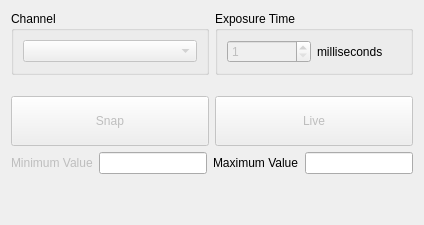
        <widget class="QWidget" name="snap_live_tab">
         <attribute name="title">
          <string>Snap/Live</string>
         </attribute>
         <layout class="QGridLayout" name="gridLayout_40">
          <item row="0" column="0">
           <layout class="QGridLayout" name="gridLayout_9">
            <item row="2" column="0">
             <layout class="QGridLayout" name="gridLayout_20">
              <item row="0" column="0">
               <widget class="QPushButton" name="snap_Button">
                <property name="enabled">
                 <bool>false</bool>
                </property>
                <property name="minimumSize">
                 <size>
                  <width>0</width>
                  <height>50</height>
                 </size>
                </property>
                <property name="text">
                 <string>Snap</string>
                </property>
               </widget>
              </item>
              <item row="0" column="1">
               <widget class="QPushButton" name="live_Button">
                <property name="enabled">
                 <bool>false</bool>
                </property>
                <property name="minimumSize">
                 <size>
                  <width>0</width>
                  <height>50</height>
                 </size>
                </property>
                <property name="text">
                 <string>Live</string>
                </property>
               </widget>
              </item>
             </layout>
            </item>
            <item row="3" column="0">
             <layout class="QGridLayout" name="gridLayout_18">
              <item row="0" column="0">
               <widget class="QLabel" name="label_18">
                <property name="enabled">
                 <bool>false</bool>
                </property>
                <property name="text">
                 <string>Minimum Value</string>
                </property>
               </widget>
              </item>
              <item row="0" column="3">
               <widget class="QLineEdit" name="max_val_lineEdit">
                <property name="readOnly">
                 <bool>true</bool>
                </property>
               </widget>
              </item>
              <item row="0" column="1">
               <widget class="QLineEdit" name="min_val_lineEdit">
                <property name="readOnly">
                 <bool>true</bool>
                </property>
               </widget>
              </item>
              <item row="0" column="2">
               <widget class="QLabel" name="label_19">
                <property name="text">
                 <string>Maximum Value</string>
                </property>
               </widget>
              </item>
             </layout>
            </item>
            <item row="1" column="0">
             <spacer name="verticalSpacer">
              <property name="orientation">
               <enum>Qt::Vertical</enum>
              </property>
              <property name="sizeType">
               <enum>QSizePolicy::Fixed</enum>
              </property>
              <property name="sizeHint" stdset="0">
               <size>
                <width>5</width>
                <height>15</height>
               </size>
              </property>
             </spacer>
            </item>
            <item row="0" column="0">
             <layout class="QGridLayout" name="gridLayout_19">
              <item row="0" column="0">
               <widget class="QGroupBox" name="groupBox">
                <property name="minimumSize">
                 <size>
                  <width>0</width>
                  <height>50</height>
                 </size>
                </property>
                <property name="title">
                 <string>Channel</string>
                </property>
                <layout class="QGridLayout" name="gridLayout_38">
                 <item row="0" column="0">
                  <widget class="QComboBox" name="snap_channel_comboBox">
                   <property name="enabled">
                    <bool>false</bool>
                   </property>
                  </widget>
                 </item>
                </layout>
               </widget>
              </item>
              <item row="0" column="1">
               <widget class="QGroupBox" name="groupBox_2">
                <property name="title">
                 <string>Exposure Time</string>
                </property>
                <layout class="QGridLayout" name="gridLayout_39">
                 <item row="0" column="0">
                  <widget class="QSpinBox" name="exp_spinBox">
                   <property name="enabled">
                    <bool>false</bool>
                   </property>
                   <property name="minimum">
                    <number>1</number>
                   </property>
                   <property name="maximum">
                    <number>100000</number>
                   </property>
                  </widget>
                 </item>
                 <item row="0" column="1">
                  <widget class="QLabel" name="label_12">
                   <property name="text">
                    <string>milliseconds</string>
                   </property>
                  </widget>
                 </item>
                </layout>
               </widget>
              </item>
             </layout>
            </item>
            <item row="4" column="0">
             <spacer name="verticalSpacer_2">
              <property name="orientation">
               <enum>Qt::Vertical</enum>
              </property>
              <property name="sizeHint" stdset="0">
               <size>
                <width>20</width>
                <height>40</height>
               </size>
              </property>
             </spacer>
            </item>
           </layout>
          </item>
         </layout>
        </widget>
